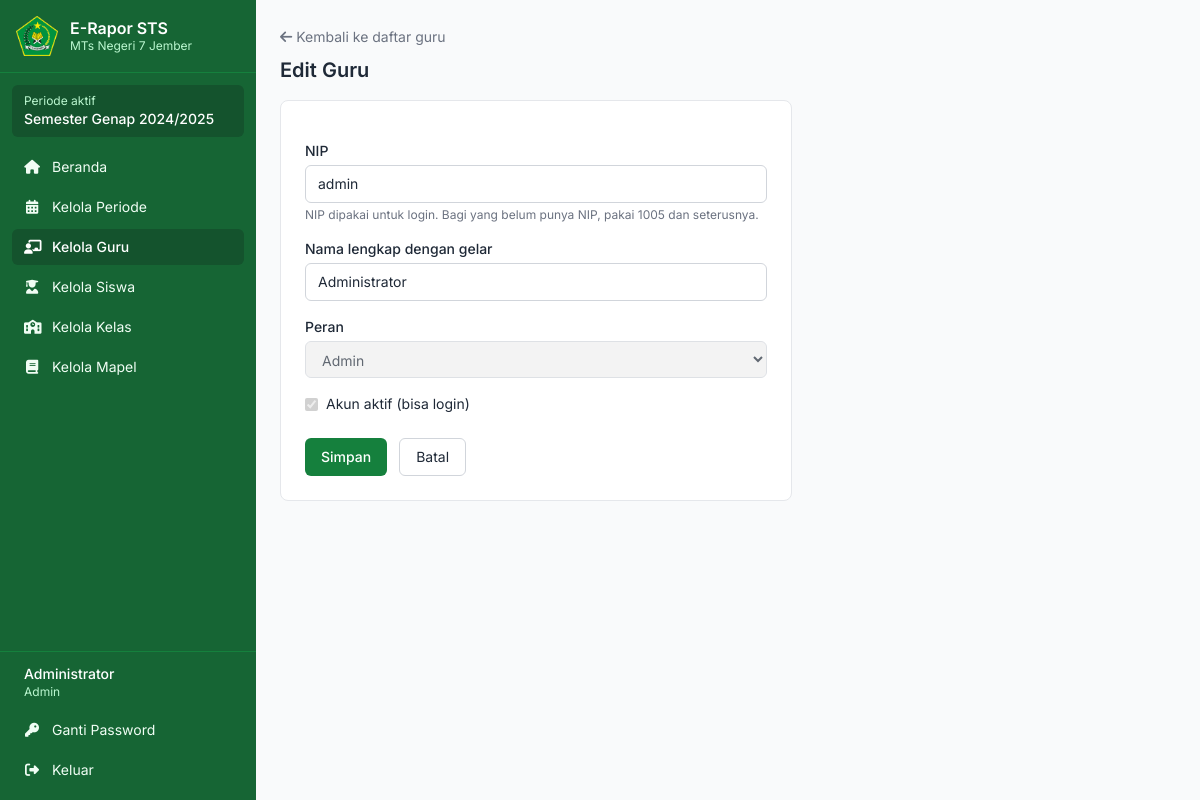
The page /admin/guru_form.php?id=1 (signed in) on the database its author committed.
### tables this page shows
CREATE TABLE periode (
  id             INT UNSIGNED AUTO_INCREMENT PRIMARY KEY,
  tahun_ajaran   VARCHAR(9) NOT NULL,                        
  semester       ENUM('Ganjil','Genap') NOT NULL,
  tanggal_cetak  DATE NULL,                                  
  is_aktif       TINYINT(1) NOT NULL DEFAULT 0,
  created_at     TIMESTAMP DEFAULT CURRENT_TIMESTAMP,
  UNIQUE KEY uq_periode (tahun_ajaran, semester)
);

CREATE TABLE users (
  id          INT UNSIGNED AUTO_INCREMENT PRIMARY KEY,
  nip         VARCHAR(30)  NOT NULL UNIQUE,
  nama        VARCHAR(100) NOT NULL,                         
  password    VARCHAR(255) NOT NULL,                         
  role        ENUM('admin','guru') NOT NULL DEFAULT 'guru',
  is_aktif    TINYINT(1) NOT NULL DEFAULT 1,
  created_at  TIMESTAMP DEFAULT CURRENT_TIMESTAMP
);

### app/bootstrap.php (called while the page is built, shortened)
<?php
function cfg(string $key): string { return (string)$GLOBALS['config'][$key]; }
function db(): PDO {
    static $pdo = null;
    if ($pdo === null) {
        $dsn = 'mysql:host=' . cfg('db_host') . ';dbname=' . cfg('db_name') . ';charset=utf8mb4';
        $pdo = new PDO($dsn, cfg('db_user'), cfg('db_pass'), [
            PDO::ATTR_ERRMODE => PDO::ERRMODE_EXCEPTION,
            PDO::ATTR_DEFAULT_FETCH_MODE => PDO::FETCH_ASSOC,
            PDO::ATTR_EMULATE_PREPARES => false,
        ]);
    }
    return $pdo;
}
function e(mixed $v): string { return htmlspecialchars((string)$v, ENT_QUOTES, 'UTF-8'); }
function url(string $path = ''): string { return cfg('base_url') . '/' . ltrim($path, '/'); }
function user(): ?array { return $_SESSION['user'] ?? null; }
function periode_aktif(): ?array {
    return db()->query('SELECT * FROM periode WHERE is_aktif = 1 LIMIT 1')->fetch() ?: null;
}

### admin/guru_form.php (the view, shortened to what this page needs)
<?php
require __DIR__ . '/../app/bootstrap.php';
$me = (int)user()['id'];
$id = (int)($_GET['id'] ?? 0);
$data = ['nip' => '', 'nama' => '', 'role' => 'guru', 'is_aktif' => 1];
if ($id) {
    $st = db()->prepare('SELECT id, nip, nama, role, is_aktif FROM users WHERE id = ?');
    $st->execute([$id]);
    $data = $st->fetch();
}
$inp = 'w-full rounded-md border border-gray-300 px-3 py-2 text-sm focus:border-green-600 focus:ring-1 focus:ring-green-600 focus:outline-none';
$title = $id ? 'Edit Guru' : 'Tambah Guru';
require __DIR__ . '/../app/partials/header.php';
?>
<a href="<?= url('admin/guru.php') ?>" class="text-sm text-gray-500 hover:text-green-700">
  <i class="fa-solid fa-arrow-left mr-1"></i>Kembali ke daftar guru
</a>
<h1 class="text-xl font-semibold mt-2 mb-4"><?= e($title) ?></h1>
<form method="post" class="bg-white border border-gray-200 rounded-lg p-6 max-w-lg space-y-4">
  <div>
    <label for="nip" class="block text-sm font-medium mb-1">NIP</label>
    <input id="nip" name="nip" required value="<?= e($data['nip']) ?>" class="<?= $inp ?>">
    <p class="text-xs text-gray-500 mt-1">NIP dipakai untuk login. Bagi yang belum punya NIP, pakai 1005 dan seterusnya.</p>
  </div>
  <div>
    <label for="nama" class="block text-sm font-medium mb-1">Nama lengkap dengan gelar</label>
    <input id="nama" name="nama" required maxlength="100" value="<?= e($data['nama']) ?>" class="<?= $inp ?>">
  </div>
  <div>
    <label for="role" class="block text-sm font-medium mb-1">Peran</label>
    <select id="role" name="role" class="<?= $inp ?>" <?= $id === $me ? 'disabled' : '' ?>>
      <option value="admin" <?= $data['role'] === 'admin' ? 'selected' : '' ?>>Admin</option>
    </select>
  </div>
  <?php if ($id): ?>
  <label class="flex items-center gap-2 text-sm">
    <input type="checkbox" name="is_aktif" value="1" <?= $data['is_aktif'] ? 'checked' : '' ?> <?= $id === $me ? 'disabled' : '' ?>
           class="rounded border-gray-300 text-green-700 focus:ring-green-600">
    Akun aktif (bisa login)
  </label>
  <?php endif; ?>
  <div class="flex gap-3 pt-2">
    <button class="rounded-md bg-green-700 hover:bg-green-800 text-white text-sm font-medium py-2 px-4">Simpan</button>
    <a href="<?= url('admin/guru.php') ?>" class="rounded-md border border-gray-300 px-4 py-2 text-sm hover:bg-gray-50">Batal</a>
  </div>
</form>
<?php require __DIR__ . '/../app/partials/footer.php'; ?>

### app/partials/header.php (shortened to what this page needs)
<?php
require __DIR__ . '/head.php';
$_u = user();
$_p = periode_aktif();
$_cur = basename($_SERVER['SCRIPT_NAME']);
$_menu = [['index.php', 'Beranda', 'fa-house', ['index.php']]];
if ($_u['role'] === 'admin') {
    $_menu[] = ['admin/periode.php', 'Kelola Periode', 'fa-calendar-days', ['periode.php']];
    $_menu[] = ['admin/guru.php', 'Kelola Guru', 'fa-chalkboard-user', ['guru.php', 'guru_form.php', 'guru_import.php']];
    $_menu[] = ['admin/siswa.php', 'Kelola Siswa', 'fa-user-graduate', ['siswa.php', 'siswa_form.php', 'siswa_import.php']];
    $_menu[] = ['admin/kelas.php', 'Kelola Kelas', 'fa-school', ['kelas.php', 'kelas_form.php', 'kelas_anggota.php', 'kelas_salin.php']];
    $_menu[] = ['admin/mapel.php', 'Kelola Mapel', 'fa-book', ['mapel.php', 'mapel_form.php']];
}
$_nav = fn(bool $on) => $on ? 'bg-green-900 text-white font-medium' : 'text-green-50 hover:bg-green-700';
?>
<div class="min-h-screen lg:flex">
  <aside id="sidebar"
         class="fixed inset-y-0 left-0 z-50 w-64 shrink-0 flex flex-col bg-green-800 text-white
                -translate-x-full transition-transform lg:translate-x-0 lg:sticky lg:top-0 lg:h-screen">
    <div class="px-4 py-4 flex items-center gap-3 border-b border-green-700">
      <img src="<?= url('assets/img/logo.png') ?>" alt="" class="h-10 w-auto">
      <div class="leading-tight">
        <div class="font-semibold"><?= e(cfg('app_name')) ?></div>
        <div class="text-xs text-green-200">MTs Negeri 7 Jember</div>
      </div>
    </div>
    <?php if ($_p): ?>
    <div class="mx-3 mt-3 rounded-md bg-green-900 px-3 py-2 text-sm">
      <div class="text-xs text-green-200">Periode aktif</div>
      <div class="font-medium">Semester <?= e($_p['semester']) ?> <?= e($_p['tahun_ajaran']) ?></div>
    </div>
    <?php endif; ?>
    <nav class="flex-1 overflow-y-auto px-3 py-3 space-y-1 text-sm">
      <?php foreach ($_menu as [$_path, $_label, $_icon, $_files]): ?>
        <a href="<?= url($_path) ?>" class="flex items-center gap-3 rounded-md px-3 py-2 <?= $_nav(in_array($_cur, $_files, true)) ?>">
          <i class="fa-solid <?= $_icon ?> w-4 text-center"></i><?= $_label ?>
        </a>
      <?php endforeach; ?>
    </nav>
    <div class="border-t border-green-700 px-3 py-3 text-sm space-y-1">
      <div class="px-3 pb-2">
        <div class="font-medium truncate" title="<?= e($_u['nama']) ?>"><?= e($_u['nama']) ?></div>
        <div class="text-xs text-green-200"><?= $_u['role'] === 'admin' ? 'Admin' : 'Guru' ?></div>
      </div>
      <a href="<?= url('ganti_password.php') ?>" class="flex items-center gap-3 rounded-md px-3 py-2 <?= $_nav($_cur === 'ganti_password.php') ?>">
        <i class="fa-solid fa-key w-4 text-center"></i>Ganti Password
      </a>
      <a href="<?= url('logout.php') ?>" class="flex items-center gap-3 rounded-md px-3 py-2 text-green-50 hover:bg-green-700">
        <i class="fa-solid fa-right-from-bracket w-4 text-center"></i>Keluar
      </a>
    </div>
  </aside>
  <div class="flex-1 min-w-0">
    <main class="max-w-5xl mx-auto px-4 sm:px-6 py-6">

### rows shown on the page
periode: semester "Genap", tahun_ajaran "2024/2025"
users: nama "Administrator", nip "admin", role "Admin", is_aktif "☑"

### other values the page prints
cfg('app_name') "E-Rapor STS"
$_label "Beranda"
$_label "Kelola Periode"
$_label "Kelola Guru"
$_label "Kelola Siswa"
$_label "Kelola Kelas"
$_label "Kelola Mapel"
$title "Edit Guru"
